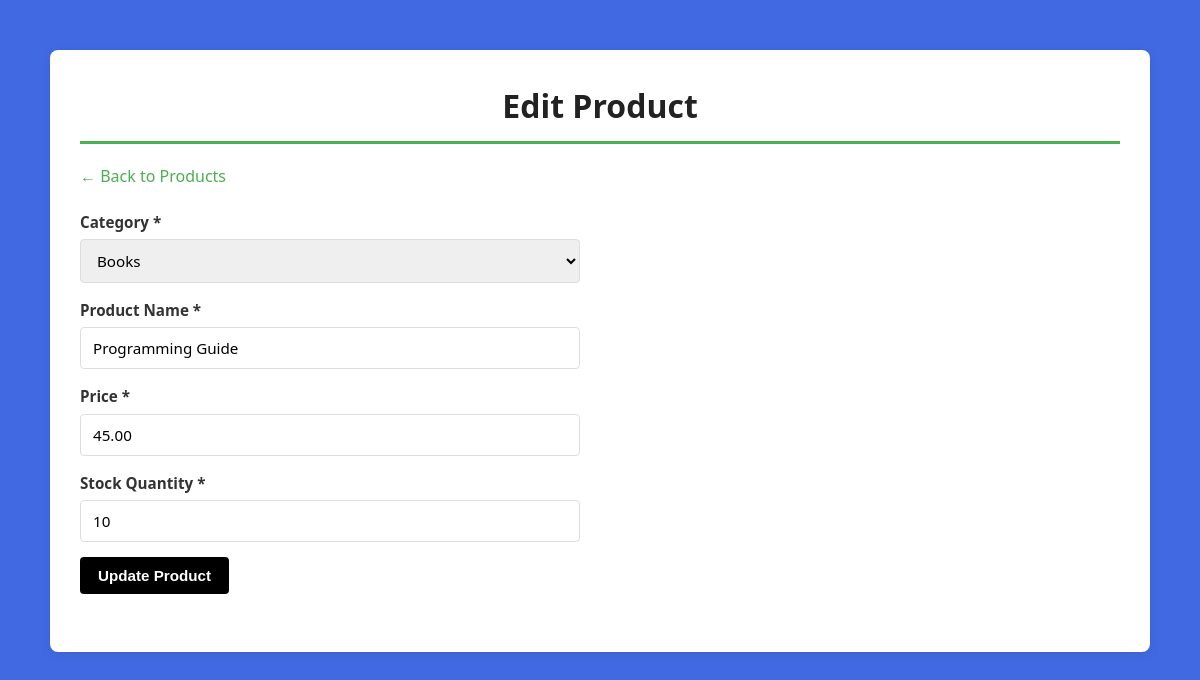
The app's page /edit_product.php?id=4 with its own data.
### tables this page shows
CREATE TABLE IF NOT EXISTS products (
    id INT AUTO_INCREMENT PRIMARY KEY,
    category_id INT NOT NULL,
    name VARCHAR(150) NOT NULL,
    price DECIMAL(10, 2) NOT NULL,
    stock INT DEFAULT 0,
    created_at TIMESTAMP DEFAULT CURRENT_TIMESTAMP,
    FOREIGN KEY (category_id) REFERENCES categories(categories_id) ON DELETE CASCADE,
    INDEX idx_category (category_id)
);

CREATE TABLE IF NOT EXISTS categories (
    categories_id INT AUTO_INCREMENT PRIMARY KEY,
    name VARCHAR(100) NOT NULL UNIQUE,
    created_at TIMESTAMP DEFAULT CURRENT_TIMESTAMP
);

### edit_product.php (the view, shortened to what this page needs)
<?php
require 'database.php';
$id = isset($_GET['id']) ? (int)$_GET['id'] : 0;
$stmt = $conn->prepare("SELECT * FROM products WHERE id = ? LIMIT 1");
$stmt->bind_param('i', $id);
$stmt->execute();
$result = $stmt->get_result();
$product = $result->fetch_assoc();
$categories = $conn->query("SELECT categories_id, name FROM categories ORDER BY name ASC");
?>
<!doctype html>
<html>
<head>
    <link rel="stylesheet" href="style.css">
</head>
<body>
<div class="container">
    <h1>Edit Product</h1>
    <a href="index.php">← Back to Products</a>
    <form method="post" style="max-width: 500px; margin-top: 20px;">
        <div class="form-row">
            <label for="category">Category *</label>
            <select id="category" name="category_id" required>
                <?php if ($categories && $categories->num_rows > 0): ?>
                    <?php while ($cat = $categories->fetch_assoc()): ?>
                        <option value="<?= $cat['categories_id'] ?>"
                                <?= $cat['categories_id'] == $product['category_id'] ? 'selected' : '' ?>>
                            <?= htmlspecialchars($cat['name']) ?>
                        </option>
                    <?php endwhile; ?>
                <?php endif; ?>
            </select>
        </div>
        <div class="form-row">
            <label for="name">Product Name *</label>
            <input type="text" id="name" name="name" value="<?= htmlspecialchars($product['name']) ?>" required>
        </div>
        <div class="form-row">
            <label for="price">Price *</label>
            <input type="number" id="price" name="price" step="0.01" min="0.01"
                   value="<?= htmlspecialchars($product['price']) ?>" required>
        </div>
        <div class="form-row">
            <label for="stock">Stock Quantity *</label>
            <input type="number" id="stock" name="stock" min="0"
                   value="<?= htmlspecialchars($product['stock'] ?? 0) ?>" required>
        </div>
        <button class="btn btn-primary" type="submit">Update Product</button>
    </form>
</div>
</body>
</html>

### style.css (style rules this page uses)
* { margin: 0; padding: 0; box-sizing: border-box; }
body { font-family: 'Segoe UI', Tahoma, Geneva, Verdana, sans-serif; background-color: #4169E1; color: #333; line-height: 1.6; min-height: 100vh; padding: 20px; }
.container { max-width: 1100px; margin: 30px auto; background: white; padding: 30px; border-radius: 8px; box-shadow: 0 2px 10px rgba(0, 0, 0, 0.08); }
h1 { color: #222; margin-bottom: 20px; font-size: 2em; border-bottom: 3px solid #4CAF50; padding-bottom: 10px; text-align: center; }
a { color: #4CAF50; text-decoration: none; transition: color 0.3s ease; }
form { margin: 20px 0; }
.form-row { margin-bottom: 15px; }
.form-row label { display: block; margin-bottom: 5px; font-weight: 600; color: #333; font-size: 0.95em; }
.form-row input[type="text"], .form-row input[type="email"], .form-row input[type="number"], .form-row input[type="phone"], .form-row select { width: 100%; padding: 10px 12px; border: 1px solid #ddd; border-radius: 4px; font-size: 0.95em; font-family: inherit; transition: border-color 0.3s; }
.btn { display: inline-block; padding: 10px 18px; border-radius: 4px; border: none; cursor: pointer; font-size: 0.95em; font-weight: 600; transition: all 0.3s ease; text-decoration: none; margin-right: 8px; margin-bottom: 8px; }
.btn-primary { background: #000; color: white; }

### records on screen
products: category_id "Books", name "Programming Guide", price "45.00", stock "10"
